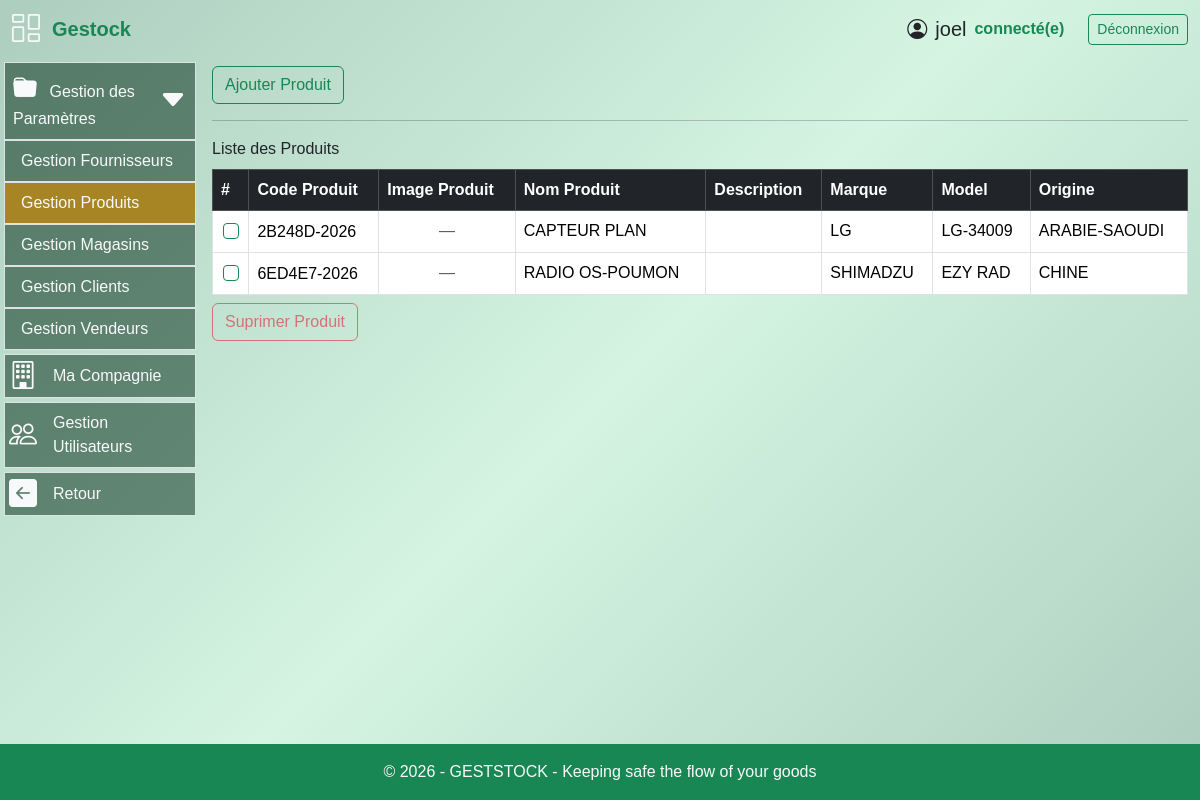
Screenshot of /gestion_materiel/produit (signed in) with the database file from the repository.
### models.py (models this page shows, shortened)
class User(UserMixin, db.Model):
  id = db.Column(db.Integer, primary_key=True)
  username = db.Column(db.String(64), index=True, nullable=False)
  email = db.Column(db.String(120), unique=True, nullable=False)
  password_hash = db.Column(db.String(256))
  role = db.Column(db.String(20), nullable=False, default='operateur')
  joined_at = db.Column(db.DateTime(), default = datetime.utcnow, index = True)
  must_change_password = db.Column(db.Boolean, default=False)
  __table_args__ = (
      db.UniqueConstraint('email', name='uq_user_email'),
  )

class Produit(db.Model):
    __tablename__ = "produit"
    id = db.Column(db.Integer, primary_key=True)
    nom_produit = db.Column(db.String(128), nullable=False, index=True)
    model = db.Column(db.String(128), index=True)
    marque = db.Column(db.String(128), index=True)
    code_produit = db.Column(db.String(256), unique=True, nullable=False)
    description = db.Column(db.String(256))
    origine = db.Column(db.String(256))
    image = db.Column(db.String(255))
    stocks = db.relationship("Stock", backref="produit", lazy=True)
    lignes_bon_commande = db.relationship(
        "LigneBonCommande",
        back_populates="produit"
    )
    lignes_bon_livraison = db.relationship(
        "LigneBonLivraison",
        back_populates="produit"
    )
    lignes_achat = db.relationship(
        "LigneAchat",
        back_populates="produit",
        cascade="all, delete-orphan"
    )

### routes.py (the view, shortened to what this page needs)
@app.route('/gestion_materiel/produit', methods=['GET', 'POST'])
@login_required
def produit():
    form = ProduitForm(csrf_enabled=False)
    produits = Produit.query.order_by(Produit.nom_produit).all()
    return render_template('produit.html', form=form, produits=produits)

### forms.py
class ProduitForm(FlaskForm):
    marque = StringField('Marque')
    model = StringField('Model')
    origine = StringField('Origine')
    nom_produit = StringField('Nom produit', validators=[DataRequired()])
    image = FileField(
            "Image du produit",
            validators=[
                FileAllowed(
                    ['jpg', 'jpeg', 'png', 'webp'],
                    'Images uniquement (jpg, jpeg, png, webp)'
                )
            ]
        )
    description = TextAreaField(
            "Description"
    )
    submit = SubmitField('Enregistrer')

### routes.py (called while the page is built)
@app.after_request
def disable_cache(response):
    response.headers["Cache-Control"] = "no-store, no-cache, must-revalidate, private"
    response.headers["Pragma"] = "no-cache"
    response.headers["Expires"] = "0"
    return response

@login_manager.user_loader
def load_user(user_id):
    return User.query.get(int(user_id))

@app.context_processor
def utility_processor():
    def is_active(prefix):
        return request.endpoint and prefix in request.endpoint
    return dict(is_active=is_active)

### templates/produit.html (shortened to what this page needs)
{% extends "base.html" %}
{% block content %}
<div class="py-2">
    <div class="row">
        <div class="col">
            <a class="btn btn-outline-success" data-bs-toggle="modal"
            data-bs-target="#addproduitmodal">Ajouter Produit</a>
        </div>
    </div>
  <hr>
  {% if produits %}
        <form action="{{ url_for('delete_produits') }}" method="post">
      <div class="table-responsive" style="max-height: 330px; overflow-y: auto;">
        <caption class="fs-3 fw-semibold">
          Liste des Produits
      </caption>
            <table class="table w-100 caption-top table-bordered px-1 align-middle
                  table-responsive my-2">
          <thead class="table-dark sticky-top">
            <tr>
              <th scope="col">#</th>
              <th scope="col">Code Produit</th>
              <th scope="col">Image Produit</th>
              <th scope="col">Nom Produit</th>
              <th scope="col">Description</th>
              <th scope="col">Marque</th>
              <th scope="col">Model</th>
              <th scope="col">Origine</th>
            </tr>
          </thead>
          <tbody>
            {% for produit in produits %}
            <tr class="produit-row"
                data-id="{{ produit.id }}"
                data-nom="{{ produit.nom_produit }}"
                data-description="{{ produit.description }}"
                data-marque="{{produit.marque}}"
                data-model="{{produit.model}}"
                data-origine="{{produit.origine}}"
                style="cursor:pointer">
              <td class="text-center align-middle">
                <input class="form-check-input border-success produit-checkbox"
                name="produit_ids"
                type="checkbox" value="{{produit.id}}">
              </td>
              <td>
                <span class="align-middle">{{produit.code_produit}}</span>
              </td>
              <td class="text-center">
                {% if produit.image %}
                <img src="{{ produit.image }}"
                    style="max-height: 100px; object-fit: contain;"
                    class="img-fluid rounded border">
              {% else %}
                <span class="text-muted">—</span>
              {% endif %}
            </td>
              <td class="align-middle">
                <span>{{produit.nom_produit}}</span>
              </td>
              <td class="align-start">
              </td>
              <td>
                <span>{{produit.marque}}</span>
              </td>
              <td>
                <span>{{produit.model}}</span>
              </td>
              <td>
                <span>{{produit.origine}}</span>
              </td>
            </tr>
            {% endfor %}
          </tbody>
        </table>
      </div>
      <button type="submit" class="btn btn-outline-danger"
        onclick="return confirm('Voulez-vous supprimer ce ou ces produits ?')">Suprimer Produit
      </button>
      </form>
  </div>
  {% else %}
  <div class="alert alert-warning text-center">
          Aucun Produit enregistré pour le moment.
      </div>
  {% endif %}
</div>
{% endblock %}

### templates/base.html (shortened to what this page needs)
<!DOCTYPE html>
<html lang="fr">
<head>
    <link rel="stylesheet" href="/static/style/styles.css">
    <link rel="stylesheet" href="{{ url_for('static', filename='css/bootstrap.min.css') }}">
    <link rel="stylesheet" href="{{ url_for('static', filename='style/styles.css') }}">
    <link rel="stylesheet" href="https://cdn.jsdelivr.net/npm/bootstrap-icons@1.11.3/font/bootstrap-icons.css">
</head>
<body class="d-flex flex-column min-vh-100 bg-gradient-success">
    <header class="container-fluid py-2">
        <div class="row align-items-between">
            <div class="col-2 gap-2 d-flex align-items-center">
                    <i class="bi bi-columns-gap text-light fs-3"></i>
                <span class="fs-5 px-1 fw-semibold text-success">
                    Gestock
                </span>
            </div>
            <div class="col-10 d-flex gap-4 justify-content-end align-items-center">
                {% if current_user.is_authenticated %}
                    <div class="d-flex justify-content-end align-items-center ">
                        <span class="fs-5 d-flex justify-content-end mx-2 align-items-center">
                            <i class="bi bi-person-circle fs-5 mx-2"></i>
                            {{ current_user.username }}
                        </span>
                        <span class="fs-6 fw-semibold text-success">connecté(e)</span>
                    </div>
                    <div>
                        <a href="{{ url_for('logout') }}" class="btn btn-sm btn-outline-success">
                            Déconnexion
                        </a>
                    </div>
                {% endif %}
            </div>
        </div>
    </header>
    <main class="container-fluid flex-fill">
            <div class="row">
                {% if current_user.is_authenticated %}
                {% if request.path.startswith('/gestion_materiel') %}
                <nav class="col-3 col-md-2 p-1">
                            {% set active_pages = ['paiement', 'produit', 'client', 'dashboard', 'transaction', 'facture', 'stock', 'user'] %}
                        <ul class="nav flex-column gap-1">
                            {% if current_user.role in ["superadmin","admin","operateur","finance"] %}
                            <li class="nav-item bg-nav border">
                                <a class="nav-link text-light d-flex align-items-center justify-content-between px-2"
                                data-bs-toggle="collapse"
                                href="#menuParam"
                                role="button"
                                aria-expanded="false">
                                    <div>
                                        <i class="bi bi-folder-fill fs-4 me-2"></i>
                                        Gestion des Paramètres
                                    </div>
                                    <i class="bi bi-caret-down-fill fs-3"></i>
                                </a>
                                <div class="collapse {% if is_active('client')
                                                        or is_active('fournisseur')
                                                        or is_active('produit')
                                                        or is_active('magasin')
                                                        or is_active('liste_vendeurs') %}show{% endif %}"
                                    id="menuParam">
                                    <ul class="nav flex-column">
                                        {% if current_user.role in ["superadmin","admin","operateur"] %}
                                        <li class="nav-item border-2 border-top">
                                            <a class="nav-link text-light {% if is_active('fournisseur') %}bg-nav2{% endif %}"
                                            href="{{ url_for('fournisseur') }}">
                                                Gestion Fournisseurs
                                            </a>
                                        </li>
                                        <li class="nav-item border-2 border-top">
                                            <a class="nav-link text-light {% if is_active('produit') %}bg-nav2{% endif %}"
                                            href="{{ url_for('produit') }}">
                                            Gestion Produits
                                        </a>
                                    </li>
                                    <li class="nav-item border-2 border-top">
                                        <a class="nav-link text-light {% if is_active('magasin') %}bg-nav2{% endif %}"
                                            href="{{ url_for('magasin') }}">
                                            Gestion Magasins
                                        </a>
                                    </li>
                                    {% endif %}
                                    {% if current_user.role in ["superadmin","admin","finance","operateur"] %}
                                    <li class="nav-item border-2 border-top">
                                        <a class="nav-link text-light {% if is_active('client') %}bg-nav2{% endif %}"
                                        href="{{ url_for('client') }}">
                                            Gestion Clients
                                        </a>
                                    </li>
                                    {% endif %}
                                    {% if current_user.role in ["superadmin","admin","finance"] %}
                                        <li class="nav-item border-2 border-top">
                                            <a class="nav-link text-light {% if is_active('liste_vendeurs') %}bg-nav2{% endif %}"
                                            href="{{ url_for('liste_vendeurs') }}">
                                                Gestion Vendeurs
                                            </a>
                                        </li>
                                        {% endif %}
                                    </ul>
                                </div>
                            </li>
                            {% endif %}
                            {% if current_user.role in ["admin","superadmin","finance","operateur"] %}
                            <li class="{{ 'bg-nav2' if is_active('compagnie') else '' }} nav-item bg-nav-hover bg-nav px-1 border d-flex flex-fill justify-content-start align-items-center">
                                <i class="bi bi-building fs-3 text-light"></i>
                                <a class="nav-link text-light" href="{{url_for('compagnie')}}">Ma Compagnie</a>
                            </li>
                            {% endif %}
                            {% if current_user.role in ["admin","superadmin"] %}
                            <li class="{{ 'bg-nav2' if is_active('user') else '' }} nav-item bg-nav-hover bg-nav px-1 border d-flex flex-fill justify-content-start align-items-center">
                                <i class="bi bi-people fs-3 text-light"></i>
                                <a class="nav-link text-light" href="{{url_for('user')}}">Gestion Utilisateurs</a>
                            </li>
                            {% endif %}
                            {% if current_user.role in ["superadmin","admin","operateur","finance"] %}
                            <li class="nav-item bg-nav-hover bg-nav px-1 border d-flex flex-fill justify-content-start align-items-center">
                                <i class="bi bi-arrow-left-square-fill text-light fs-3"></i>
                                {% if current_user.role in ["admin","superadmin"] %}
                                    <a class="nav-link text-light"  href="{{url_for('dashboard')}}">Retour</a>
                                {% elif current_user.role == "finance" %}
                                    <a class="nav-link text-light"  href="{{url_for('nouvelle_vente')}}">Retour</a>
                                {% else %}
                                    <a class="nav-link text-light"  href="{{url_for('nouveau_achat')}}">Retour</a>
                                {% endif %}
                            </li>
                            {% endif %}
                        </ul>
                    </nav>
                    {% endif %}
                 {% endif %}
                  <section class="{% if current_user.is_authenticated %}col-9 col-md-10{% else %}col-12{% endif %}">
                     {% block content %}{% endblock %}
    </main>
    <footer class="bg-success text-light text-center py-3 mt-auto">
        <p class="mb-0">© 2026 - GESTSTOCK - Keeping safe the flow of your goods </p>
    </footer>
</body>
</html>

### static/style/styles.css (style rules this page uses)
html { height: 100%; }
body { margin: 0; font-family: Arial, sans-serif; }
.bg-gradient-success { background: linear-gradient(135deg, #adcdbf, #d5f5e2, #adcdbf); }
.bg-nav { background-color: #113a248f; }
.bg-nav2 { background-color: #a88524; }
.table-responsive thead th { position: sticky; top: 0; z-index: 10; background-color: #212529; }
.table td, .table th { white-space: nowrap; }

### rows the page displays
User: username "joel"
Produit: code_produit "2B248D-2026", nom_produit "CAPTEUR PLAN", marque "LG", model "LG-34009", origine "ARABIE-SAOUDI"
Produit: code_produit "6ED4E7-2026", nom_produit "RADIO OS-POUMON", marque "SHIMADZU", model "EZY RAD", origine "CHINE"
